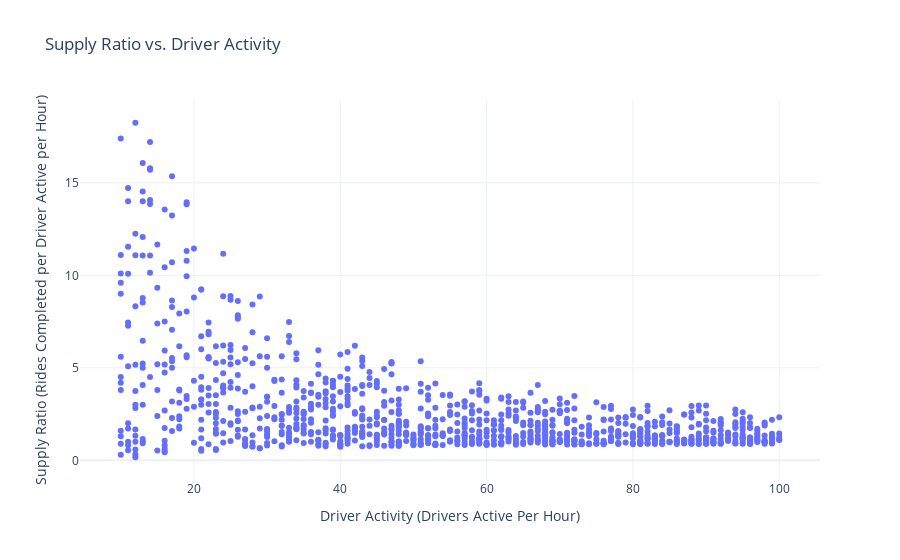

The notebook cell saved with this chart:
### Code cell
fig = go.Figure()
fig.add_trace(go.Scatter(x=data['Drivers Active Per Hour'], 
                         y=data['Supply Ratio'], mode='markers'))
fig.update_layout(
    title='Supply Ratio vs. Driver Activity',
    xaxis_title='Driver Activity (Drivers Active Per Hour)',
    yaxis_title='Supply Ratio (Rides Completed per Driver Active per Hour)'
)
fig.show()

### Figure 1 — Plotly figure (JSON) as saved in the notebook; plotly's stock layout.template omitted (floating-point values rounded to 4 significant figures; data arrays with more than 128 entries replaced by an {"elided": "..."} marker saying what was removed)
{"data": [{"mode": "markers", "type": "scatter", "x": {"elided": "1045 int values"}, "y": {"elided": "1045 float values"}}], "layout": {"title": {"text": "Supply Ratio vs. Driver Activity"}, "xaxis": {"title": {"text": "Driver Activity (Drivers Active Per Hour)"}}, "yaxis": {"title": {"text": "Supply Ratio (Rides Completed per Driver Active per Hour)"}}}}
